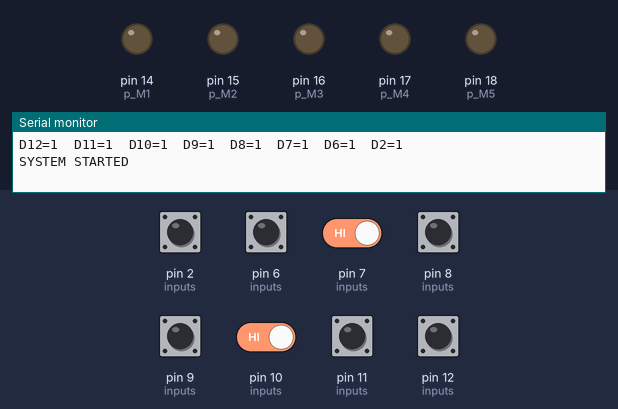
A sketch run on a simulated Arduino Uno, built with avr-gcc and run on an emulated ATmega328P. Parts: output pins drawn as LEDs (lit = HIGH), the last lines printed to the serial monitor. The test bench sets the inputs (shaded band); at power-on: pin 2 (inputs), pin 6 (inputs), pin 7 (inputs), pin 8 (inputs), pin 9 (inputs), pin 10 (inputs), pin 11 (inputs), pin 12 (inputs) HIGH.

Above: at 5.7 s.
5.8 s: pin 7 (inputs) driven LOW and pin 10 (inputs) driven LOW
At 7.1 s:
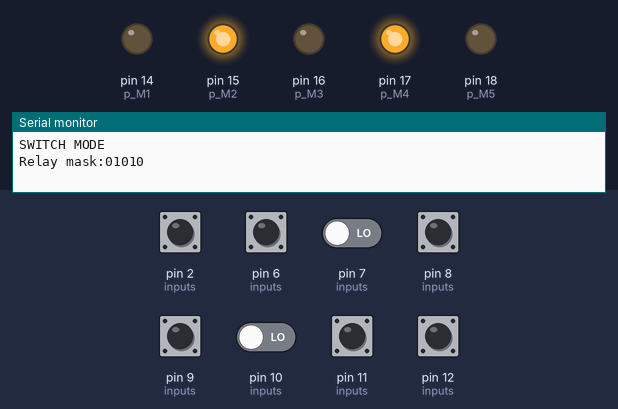
7.8 s: pin 2 (inputs) pulled LOW for 1 s
At 8.7 s:
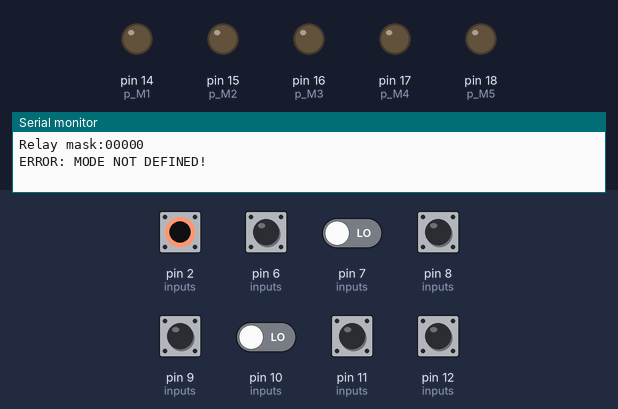
10.8 s: pin 7 (inputs) driven HIGH
At 12.3 s:
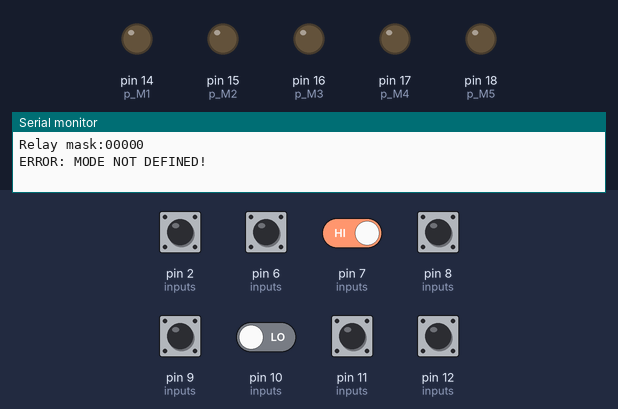
Timing chart, 0 to 13.8 s (numbered marks = the images above; inputs shaded):
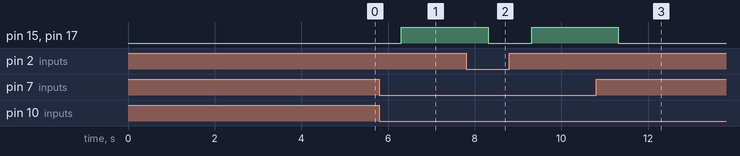

Measured:
- after the input at 5.8 s, pin 15 (p_M2), pin 17 (p_M4): LOW → HIGH after 0.51 s
- after the input at 7.8 s, pin 15 (p_M2), pin 17 (p_M4): HIGH → LOW after 0.51 s, → HIGH 1.0 s later
- after the input at 10.8 s, pin 15 (p_M2), pin 17 (p_M4): HIGH → LOW after 0.51 s

The sketch:

Controller_dw2.ino
```cpp
#include "Consts.hpp"

/*
для обновления прошивки выполни в консоли 2 команды
	cd wental/Documents/Arduino/AGROM/Controller_dw2/
	git pull
*/

int getInputMask();
void printInputStatus();
int getInputValue(int i);
void printMode(_MODE mode);
void setRelayPattern(int M1, int M2, int M3, int M4, int M5);
void cmdReprocess();
uint32_t OMASK(uint32_t i = 0);

void setup() {
  Serial.begin(115200);

  for (auto input_pin : inputs)
    pinMode(input_pin, INPUT_PULLUP);

  for (auto output : outputs) {
    pinMode(output, OUTPUT);
    digitalWrite(output, LOW);
  }
  printInputStatus();

  STATE = _STATE::INIT;
  P_MODE = _MODE::NA;
}

void loop() {

  switch (STATE) {
    case _STATE::INIT:
      {
        STATE = _STATE::MONITORING;
        Serial.println("SYSTEM STARTED");
        break;
      }

    case _STATE::MONITORING:
      {
        cmdReprocess();
        MODE = calculateMode(getInputMask());
        //if(MODE == _MODE::NA)
        //  break;
        if (P_MODE != MODE) {
          Serial.println("STARTED MONITORING UPDATE");
          delay(200);
          STATE = _STATE::CALC_MODE;
        }
        break;
      }

    case _STATE::CALC_MODE:
      {
        Serial.println("CALC MODE");
        MODE = calculateMode(getInputMask());
        printMode(MODE);
        STATE = _STATE::CHECK_MODE;
        break;
      }
    case _STATE::CHECK_MODE:
    {
      Serial.println("CHECK MODE");
      if(true)
      {
        STATE = _STATE::SWITCH_MODE;
      }
      else
      {
         STATE = _STATE::MONITORING;
      }
      P_MODE = MODE;
      break;
    }
    case _STATE::SWITCH_MODE:
      {
        Serial.println("SWITCH MODE");
        switch (MODE) {
          case F1: setRelayPattern(0, 1, 1, 1, 0); OMASK(0b01110); break;
          case F2: setRelayPattern(0, 0, 1, 1, 0); OMASK(0b00110); break;
          case F3: setRelayPattern(0, 0, 1, 0, 0); OMASK(0b00100); break;
          case F4: setRelayPattern(0, 0, 0, 0, 1); OMASK(0b00001); break;

          case R1: setRelayPattern(1, 1, 0, 1, 0); OMASK(0b11010); break;
          case R2: setRelayPattern(1, 0, 0, 1, 0); OMASK(0b10010); break;
          case R3:
          case R4: setRelayPattern(1, 0, 0, 0, 0); OMASK(0b10000); break;

          case N1:
          case N2:
          case N3:
          case N4: setRelayPattern(0, 1, 0, 1, 0); OMASK(0b01010); break;
          //case N2: setRelayPattern(0, 0, 0, 1, 0); OMASK(0b00010); break;
          //case N3: case N4: setRelayPattern(0, 0, 0, 0, 0); break;
          default:
            setRelayPattern(0, 0, 0, 0, 0); OMASK(0b00000);
            Serial.println("ERROR: MODE NOT DEFINED!");
        };

        STATE = _STATE::MONITORING;
        Serial.println(" ");
        break;
      }

    default:;
  };

  //BUISNESS LOGIK

  delay(100);
}

_MODE calculateMode(int inputMask) {
  _MODE newMode;
  switch (inputMask) {
    case 0b001101: newMode = F1; break;
    case 0b001100: newMode = F2; break;
    case 0b001110: newMode = F3; break;
    case 0b001111: newMode = F4; break;

    case 0b010101: newMode = R1; break;
    case 0b010100: newMode = R2; break;
    case 0b010110: newMode = R3; break;
    case 0b010111: newMode = R4; break;

    case 0b100101: newMode = N1; break;
    case 0b100100: newMode = N2; break;
    case 0b100110: newMode = N3; break;
    case 0b100111: newMode = N4; break;

    default: newMode = NA;
  };
  return newMode;
}

int getInputMask() {
  auto result = 0;
  for (auto i = 0; i < inputs_count; ++i) {
    result |= (!getInputValue(i) & 0b00000001) << i;
  }
  return result;
}

void printInputStatus() {
  for (auto i = 0; i < inputs_count; ++i) {
    Serial.print("D");
    Serial.print(inputs[i]);
    Serial.print("=");
    Serial.print(getInputValue(i));
    Serial.print("\t");
  }
  Serial.println("");
}

int getInputValue(int i) { return digitalRead(inputs[i]); }

void printMode(_MODE mode) {
  switch (mode) {
    case F1: Serial.println("Mode F1 selected"); break;
    case F2: Serial.println("Mode F2 selected"); break;
    case F3: Serial.println("Mode F3 selected"); break;
    case F4: Serial.println("Mode F4 selected"); break;
    case R1: Serial.println("Mode R1 selected"); break;
    case R2: Serial.println("Mode R2 selected"); break;
    case R3: Serial.println("Mode R3 selected"); break;
    case R4: Serial.println("Mode R4 selected"); break;
    case N1: Serial.println("Mode N1 selected"); break;
    case N2: Serial.println("Mode N2 selected"); break;
    case N3: Serial.println("Mode N3 selected"); break;
    case N4: Serial.println("Mode N4 selected"); break;
    default: Serial.println("ERROR: MODE NOT DEFINED!");
  }
}

void setRelayPattern(int M1, int M2, int M3, int M4, int M5) {
  Serial.print("Relay mask:");
  Serial.print(M1);
  Serial.print(M2);
  Serial.print(M3);
  Serial.print(M4);
  Serial.println(M5);
  digitalWrite(p_M1, M1);
  digitalWrite(p_M2, M2);
  digitalWrite(p_M3, M3);
  digitalWrite(p_M4, M4);
  digitalWrite(p_M5, M5);
}

void cmdReprocess(){
   if (Serial.available() > 0)
   {
     // get incoming byte:
     auto inByte = Serial.read();
     if (inByte == 49) //show DI status
      printInputStatus();
     if(inByte == 50) // show current Mode
     {
        Serial.print("Currently selected:");
        printMode(MODE);
     }
     if(inByte == 51) // show current IMASC
     {
        Serial.print("Input mask:");
        Serial.println(getInputMask(), BIN);
     }
     if(inByte == 52) // show current OMASC
     {
        Serial.print("Onput mask:");
        Serial.println(OMASK(), BIN);
     }
   }
}


uint32_t OMASK(uint32_t i)
{
    static uint32_t mask = 0;
    if(i != 0)
        mask = i;
    return mask;
}
```

Consts.hpp
```cpp
using pin_t = const int;


pin_t p_B1 = 12;
pin_t p_B2 = 11;
pin_t p_B3 = 10;
pin_t p_V = 9;
pin_t p_R = 8;
pin_t p_AS = 7;
pin_t p_KD = 6;
pin_t p_TMP = 2;

pin_t inputs[] = {p_B1, p_B2, p_B3, p_V, p_R, p_AS, p_KD, p_TMP};
const auto inputs_count = sizeof(inputs)/sizeof(pin_t);

pin_t p_M1 = 14;  // A0 //M1
pin_t p_M2 = 15;  // A1 //M2
pin_t p_M3 = 16;  // A2 //M3
pin_t p_M4 = 17;  // A3 //M4
pin_t p_M5 = 18;  // A4 //M5

pin_t outputs[] = {p_M1, p_M2, p_M3, p_M4, p_M5};
const auto outputs_count = sizeof(outputs)/sizeof(pin_t);

/*    B1  B2  B3  V R AS
* F1  1   0   1   1 0 0
* F2  0   0   1   1 0 0
* F3  0   1   1   1 0 0
* F4  1   1   1   1 0 0
*
* R1  1   0   1   0 1 0
* R2  0   0   1   0 1 0
* R3  0   1   1   0 1 0
* R4  1   1   1   0 1 0
*
* N1  1   0   1   0 0 1
* N2  0   0   1   0 0 1
* N3  0   1   1   0 0 1
* N4  1   1   1   0 0 1
*/
enum _MODE {
  F1 = 0b00001101,
  F2 = 0b00001100,
  F3 = 0b00001110,
  F4 = 0b00001111,

  R1 = 0b00010101,
  R2 = 0b00010100,
  R3 = 0b00010110,
  R4 = 0b00010111,

  N1 = 0b00100101,
  N2 = 0b00100100,
  N3 = 0b00100110,
  N4 = 0b00100111,
  NA = 0b00111000,
} ;
static _MODE MODE, P_MODE;

enum _STATE{
  INIT,
  MONITORING,
  CALC_MODE,
  CHECK_MODE,
  SWITCH_MODE
} static STATE;
```
